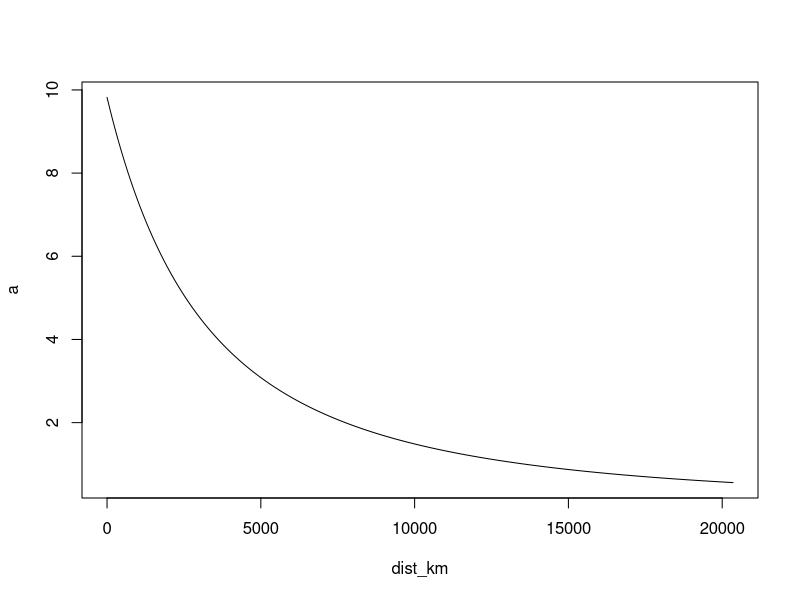

Write the R code that produced this figure.
#code which is not explicitly an exercise...but may be useful to have in reference

#trig functions are in the base of R
cos(pi)
sin(3*pi/2)
tan(pi/6)

#exponential (e^x) and log(x) are in the base of R
exp(1)
log(100,base=10) #number to raise for, base, return value is log of given arguments

#modulus is two percentage symbols (returns remainder after division)
16%%3
10%%5

#a more involved calculation
sqrt(3/4) / (1/3 - 2/pi^2)

apple <-20-16
banana <- 4 + 5 
apple - banana
apple
banana

#R is case sensitive as expected. so Apple != apple as a variable

#re-assignment and incrementation
apple <- -100
apple <- apple +1
apple

#scalar addition of a vector
x <- c(1, 2, 77, 2, -2, 14) 
y <- 2
x+y

#scalar multiplication of a vector
x*y

#raising entire vector to a power
x^y

#unless re-assigning, objects are not mutateable
x
y <- c(1, 1, 2, 2, 3, 3)

length(x)
length(y)

#to multiply or add vectors they need to be the same length
#this was checked earlier, so we can do the below operations
x + y
x*y

#the same order of operations applies to both vectors and scalar values
2*x + y
2*(x + y)

x <- seq(from=1, to=10, by=1)
x
y <- seq(from=1, to=10, by=2)
y

x <- 0:15
x
y <- 6:-6
y

G <- 6.6728*10^-11
r_earth <- 6.371*10^6
m <- 5.9736*10^24
r <- r_earth
a <- G*m/r^2
a

#effect of gravity as distance km from earth increase
dist <- seq(from=0, to=20350*1000, by=10)
r <- r_earth + dist
a <- G*m/r^2
dist_km <- dist / 1000
plot(x=dist_km, y=a, type="l")

#R becomes unresponsive if you run this below
#but it is just the same as the above plot except with circle points
#instead of a line
#plot(x=dist_km, y=a)

#bodmas applies. brackets always take precedence for completion
6*(5+2)^2/(2+6-9)/7*2

#find the script at this location and run it in this session
#at uni, backslash will become forward slash (windows)
#source("/Users/myname/documents/rstuff/tutorial_exercisse.R")

min(c(1:10))
max(c(1:10))
#effectively a factorial in this case but more generally multiples
#the elements within the vector
prod(c(1:5))

#produces nan if trying to square root a negative number
x <- -2:2
y <- c(10, 5, 0, -5, -10)
sqrt(x) + sqrt(y)

